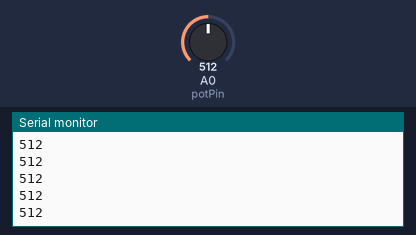
Recording of a sketch running on a simulated Arduino Uno, built with avr-gcc and run on an emulated ATmega328P. Parts: the last lines printed to the serial monitor. The test bench sets the inputs (shaded band); at power-on: A0 (potPin) = 512.

Above: at 1.2 s.
1.3 s: A0 (potPin) set to 716
At 2.1 s:
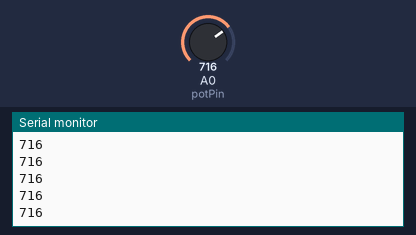
2.8 s: A0 (potPin) set to 900
At 3.5 s:
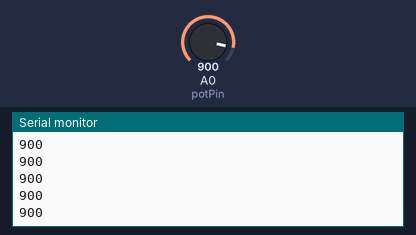
Timing chart, 0 to 5.8 s (numbered marks = the images above; inputs shaded):
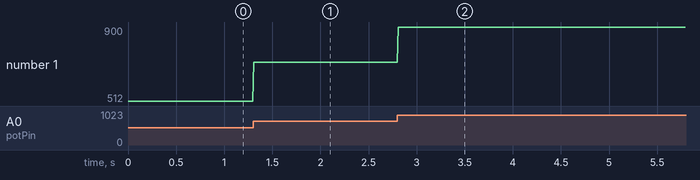

The sketch:

chocolatePB_copy.ino
```cpp
const int potPin = A0; //potentiometer is connected to analog pin A0

void setup() {
  //initialize the serial communication:
  Serial.begin(57600);
}

void loop() {
  int potValue = analogRead(potPin);

  //send the potentiometer value to the computer:
  Serial.println(potValue);

  //add a delay for stability
  delay(10);
}
```

Measured:
- after the input at 1.3 s, the serial monitor: prints a new line at once (image 1)
- after the input at 2.8 s, the serial monitor: prints a new line at once (image 2)
- plotted number 1: 512 → 716 after the input at 1.3 s, 716 → 900 after the input at 2.8 s
